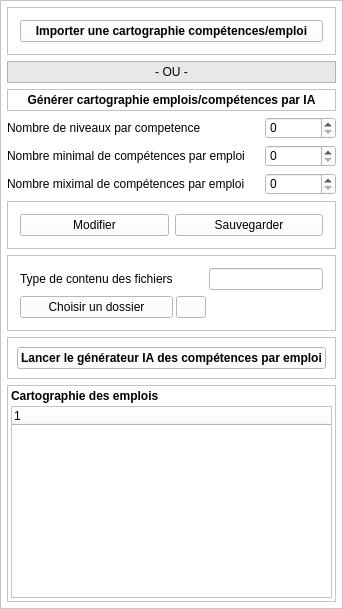
               <widget class="QFrame" name="frame_3">
                <property name="styleSheet">
                 <string notr="true">background-color: white;</string>
                </property>
                <property name="frameShape">
                 <enum>QFrame::Shape::StyledPanel</enum>
                </property>
                <property name="frameShadow">
                 <enum>QFrame::Shadow::Raised</enum>
                </property>
                <layout class="QVBoxLayout" name="verticalLayout_6">
                 <property name="spacing">
                  <number>6</number>
                 </property>
                 <property name="leftMargin">
                  <number>6</number>
                 </property>
                 <property name="topMargin">
                  <number>6</number>
                 </property>
                 <property name="rightMargin">
                  <number>6</number>
                 </property>
                 <property name="bottomMargin">
                  <number>6</number>
                 </property>
                 <item>
                  <widget class="QFrame" name="frame_47">
                   <property name="frameShape">
                    <enum>QFrame::Shape::StyledPanel</enum>
                   </property>
                   <property name="frameShadow">
                    <enum>QFrame::Shadow::Raised</enum>
                   </property>
                   <layout class="QVBoxLayout" name="verticalLayout_24">
                    <property name="spacing">
                     <number>12</number>
                    </property>
                    <property name="leftMargin">
                     <number>12</number>
                    </property>
                    <property name="topMargin">
                     <number>12</number>
                    </property>
                    <property name="rightMargin">
                     <number>12</number>
                    </property>
                    <property name="bottomMargin">
                     <number>12</number>
                    </property>
                    <item>
                     <widget class="QPushButton" name="btn_importer_cartographie_competences_emplois">
                      <property name="font">
                       <font>
                        <bold>true</bold>
                       </font>
                      </property>
                      <property name="text">
                       <string>Importer une cartographie compétences/emploi</string>
                      </property>
                      <property name="icon">
                       <iconset resource="../resources/icon/resources.qrc">
                        <normaloff>:/icon/import-svgrepo-com 14.22.36.svg</normaloff>:/icon/import-svgrepo-com 14.22.36.svg</iconset>
                      </property>
                     </widget>
                    </item>
                   </layout>
                  </widget>
                 </item>
                 <item>
                  <widget class="QFrame" name="frame_50">
                   <property name="styleSheet">
                    <string notr="true">background-color: #e8e8e8;</string>
                   </property>
                   <property name="frameShape">
                    <enum>QFrame::Shape::StyledPanel</enum>
                   </property>
                   <property name="frameShadow">
                    <enum>QFrame::Shadow::Raised</enum>
                   </property>
                   <layout class="QVBoxLayout" name="verticalLayout_27">
                    <property name="spacing">
                     <number>3</number>
                    </property>
                    <property name="leftMargin">
                     <number>3</number>
                    </property>
                    <property name="topMargin">
                     <number>3</number>
                    </property>
                    <property name="rightMargin">
                     <number>3</number>
                    </property>
                    <property name="bottomMargin">
                     <number>3</number>
                    </property>
                    <item>
                     <widget class="QLabel" name="label_19">
                      <property name="text">
                       <string>- OU -</string>
                      </property>
                      <property name="alignment">
                       <set>Qt::AlignmentFlag::AlignCenter</set>
                      </property>
                     </widget>
                    </item>
                   </layout>
                  </widget>
                 </item>
                 <item>
                  <widget class="QFrame" name="frame_49">
                   <property name="frameShape">
                    <enum>QFrame::Shape::StyledPanel</enum>
                   </property>
                   <property name="frameShadow">
                    <enum>QFrame::Shadow::Raised</enum>
                   </property>
                   <layout class="QVBoxLayout" name="verticalLayout_26">
                    <property name="spacing">
                     <number>3</number>
                    </property>
                    <property name="leftMargin">
                     <number>3</number>
                    </property>
                    <property name="topMargin">
                     <number>3</number>
                    </property>
                    <property name="rightMargin">
                     <number>3</number>
                    </property>
                    <property name="bottomMargin">
                     <number>3</number>
                    </property>
                    <item>
                     <widget class="QLabel" name="label_11">
                      <property name="font">
                       <font>
                        <bold>true</bold>
                       </font>
                      </property>
                      <property name="text">
                       <string>Générer cartographie emplois/compétences par IA</string>
                      </property>
                      <property name="alignment">
                       <set>Qt::AlignmentFlag::AlignCenter</set>
                      </property>
                     </widget>
                    </item>
                   </layout>
                  </widget>
                 </item>
                 <item>
                  <widget class="QFrame" name="frame_2">
                   <property name="font">
                    <font>
                     <bold>false</bold>
                    </font>
                   </property>
                   <property name="styleSheet">
                    <string notr="true">background-color:white;</string>
                   </property>
                   <layout class="QGridLayout" name="gridLayout_2">
                    <property name="leftMargin">
                     <number>0</number>
                    </property>
                    <property name="topMargin">
                     <number>0</number>
                    </property>
                    <property name="rightMargin">
                     <number>0</number>
                    </property>
                    <property name="bottomMargin">
                     <number>0</number>
                    </property>
                    <property name="horizontalSpacing">
                     <number>20</number>
                    </property>
                    <property name="verticalSpacing">
                     <number>6</number>
                    </property>
                    <item row="0" column="1">
                     <widget class="QSpinBox" name="spin_nombre_niveaux_competences">
                      <property name="maximumSize">
                       <size>
                        <width>16777215</width>
                        <height>16777215</height>
                       </size>
                      </property>
                     </widget>
                    </item>
                    <item row="4" column="0">
                     <widget class="QLabel" name="label">
                      <property name="text">
                       <string>Nombre miximal de compétences par emploi</string>
                      </property>
                     </widget>
                    </item>
                    <item row="0" column="0">
                     <widget class="QLabel" name="label_2">
                      <property name="text">
                       <string>Nombre de niveaux par competence</string>
                      </property>
                     </widget>
                    </item>
                    <item row="3" column="0">
                     <widget class="QLabel" name="label_4">
                      <property name="text">
                       <string>Nombre minimal de compétences par emploi</string>
                      </property>
                     </widget>
                    </item>
                    <item row="4" column="1">
                     <widget class="QSpinBox" name="spin_max_nombre_competences">
                      <property name="maximumSize">
                       <size>
                        <width>16777215</width>
                        <height>16777215</height>
                       </size>
                      </property>
                     </widget>
                    </item>
                    <item row="3" column="1">
                     <widget class="QSpinBox" name="spin_min_nombre_competences"/>
                    </item>
                   </layout>
                  </widget>
                 </item>
                 <item>
                  <widget class="QFrame" name="frame_33">
                   <property name="frameShape">
                    <enum>QFrame::Shape::StyledPanel</enum>
                   </property>
                   <property name="frameShadow">
                    <enum>QFrame::Shadow::Raised</enum>
                   </property>
                   <layout class="QHBoxLayout" name="horizontalLayout_21">
                    <property name="spacing">
                     <number>6</number>
                    </property>
                    <property name="leftMargin">
                     <number>12</number>
                    </property>
                    <property name="topMargin">
                     <number>12</number>
                    </property>
                    <property name="rightMargin">
                     <number>12</number>
                    </property>
                    <property name="bottomMargin">
                     <number>12</number>
                    </property>
                    <item>
                     <widget class="QPushButton" name="btn_modifier_parametres_competence">
                      <property name="text">
                       <string>Modifier</string>
                      </property>
                      <property name="icon">
                       <iconset resource="../resources/icon/resources.qrc">
                        <normaloff>:/icon/update.ico</normaloff>:/icon/update.ico</iconset>
                      </property>
                     </widget>
                    </item>
                    <item>
                     <widget class="QPushButton" name="btn_sauvegarder_parametres_competence">
                      <property name="text">
                       <string>Sauvegarder</string>
                      </property>
                      <property name="icon">
                       <iconset resource="../resources/icon/resources.qrc">
                        <normaloff>:/icon/save.ico</normaloff>:/icon/save.ico</iconset>
                      </property>
                     </widget>
                    </item>
                   </layout>
                  </widget>
                 </item>
                 <item>
                  <widget class="QFrame" name="frame_34">
                   <property name="frameShape">
                    <enum>QFrame::Shape::StyledPanel</enum>
                   </property>
                   <property name="frameShadow">
                    <enum>QFrame::Shadow::Raised</enum>
                   </property>
                   <layout class="QGridLayout" name="gridLayout_6">
                    <property name="leftMargin">
                     <number>12</number>
                    </property>
                    <property name="topMargin">
                     <number>12</number>
                    </property>
                    <property name="rightMargin">
                     <number>12</number>
                    </property>
                    <property name="bottomMargin">
                     <number>12</number>
                    </property>
                    <property name="horizontalSpacing">
                     <number>3</number>
                    </property>
                    <property name="verticalSpacing">
                     <number>6</number>
                    </property>
                    <item row="0" column="0">
                     <widget class="QLabel" name="label_5">
                      <property name="text">
                       <string>Type de contenu des fichiers</string>
                      </property>
                     </widget>
                    </item>
                    <item row="0" column="2">
                     <widget class="QLineEdit" name="input_autre_type">
                      <property name="enabled">
                       <bool>false</bool>
                      </property>
                     </widget>
                    </item>
                    <item row="1" column="0">
                     <widget class="QPushButton" name="btn_choisir_dossier_fichiers">
                      <property name="text">
                       <string>Choisir un dossier</string>
                      </property>
                      <property name="icon">
                       <iconset resource="../resources/icon/resources.qrc">
                        <normaloff>:/icon/import.ico</normaloff>:/icon/import.ico</iconset>
                      </property>
                     </widget>
                    </item>
                    <item row="1" column="1">
                     <widget class="QPushButton" name="btn_ajouter_zone_fichier">
                      <property name="maximumSize">
                       <size>
                        <width>30</width>
                        <height>30</height>
                       </size>
                      </property>
                      <property name="text">
                       <string/>
                      </property>
                      <property name="icon">
                       <iconset resource="../resources/icon/resources.qrc">
                        <normaloff>:/icon/add.ico</normaloff>:/icon/add.ico</iconset>
                      </property>
                     </widget>
                    </item>
                   </layout>
                  </widget>
                 </item>
                 <item>
                  <widget class="QFrame" name="frame_48">
                   <property name="frameShape">
                    <enum>QFrame::Shape::StyledPanel</enum>
                   </property>
                   <property name="frameShadow">
                    <enum>QFrame::Shadow::Raised</enum>
                   </property>
                   <layout class="QVBoxLayout" name="verticalLayout_25">
                    <item>
                     <widget class="QPushButton" name="btn_generateur_competences">
                      <property name="font">
                       <font>
                        <bold>true</bold>
                       </font>
                      </property>
                      <property name="text">
                       <string>Lancer le générateur IA des compétences par emploi</string>
                      </property>
                      <property name="icon">
                       <iconset resource="../resources/icon/resources.qrc">
                        <normaloff>:/icon/generative.ico</normaloff>:/icon/generative.ico</iconset>
                      </property>
                     </widget>
                    </item>
                   </layout>
                  </widget>
                 </item>
                 <item>
                  <widget class="QFrame" name="frame_51">
                   <property name="frameShape">
                    <enum>QFrame::Shape::StyledPanel</enum>
                   </property>
                   <property name="frameShadow">
                    <enum>QFrame::Shadow::Raised</enum>
                   </property>
                   <layout class="QVBoxLayout" name="verticalLayout_28">
                    <property name="spacing">
                     <number>3</number>
                    </property>
                    <property name="leftMargin">
                     <number>3</number>
                    </property>
                    <property name="topMargin">
                     <number>3</number>
                    </property>
                    <property name="rightMargin">
                     <number>3</number>
                    </property>
                    <property name="bottomMargin">
                     <number>3</number>
                    </property>
                    <item>
                     <widget class="QLabel" name="label_6">
                      <property name="font">
                       <font>
                        <bold>true</bold>
                       </font>
                      </property>
                      <property name="text">
                       <string>Cartographie des emplois</string>
                      </property>
                     </widget>
                    </item>
                    <item>
                     <widget class="QTreeWidget" name="tree_cartographie_metier_generateur_competence">
                      <column>
                       <property name="text">
                        <string notr="true">1</string>
                       </property>
                      </column>
                     </widget>
                    </item>
                   </layout>
                  </widget>
                 </item>
                </layout>
               </widget>
